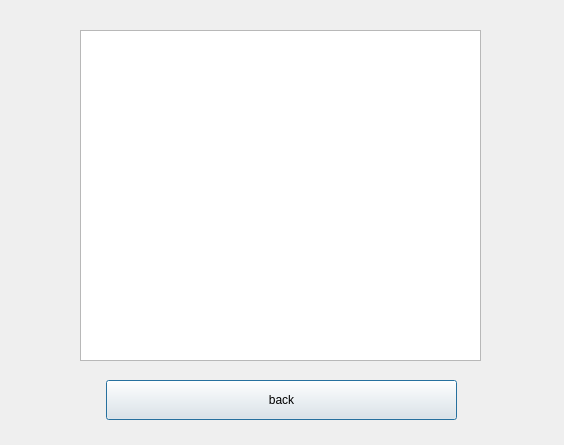
<?xml version="1.0" encoding="UTF-8"?>
<ui version="4.0">
 <class>MultiPlayerMatchDialog</class>
 <widget class="QDialog" name="MultiPlayerMatchDialog">
  <property name="geometry">
   <rect>
    <x>0</x>
    <y>0</y>
    <width>564</width>
    <height>445</height>
   </rect>
  </property>
  <property name="windowTitle">
   <string>Dialog</string>
  </property>
  <widget class="QTableView" name="tableView">
   <property name="geometry">
    <rect>
     <x>80</x>
     <y>30</y>
     <width>401</width>
     <height>331</height>
    </rect>
   </property>
  </widget>
  <widget class="QtMaterialRaisedButton" name="backPushButton">
   <property name="geometry">
    <rect>
     <x>106</x>
     <y>380</y>
     <width>351</width>
     <height>40</height>
    </rect>
   </property>
   <property name="minimumSize">
    <size>
     <width>40</width>
     <height>40</height>
    </size>
   </property>
   <property name="text">
    <string>back</string>
   </property>
  </widget>
 </widget>
 <customwidgets>
  <customwidget>
   <class>QtMaterialRaisedButton</class>
   <extends>QPushButton</extends>
   <header location="global">qtmaterialraisedbutton.h</header>
  </customwidget>
 </customwidgets>
 <resources/>
 <connections/>
</ui>
